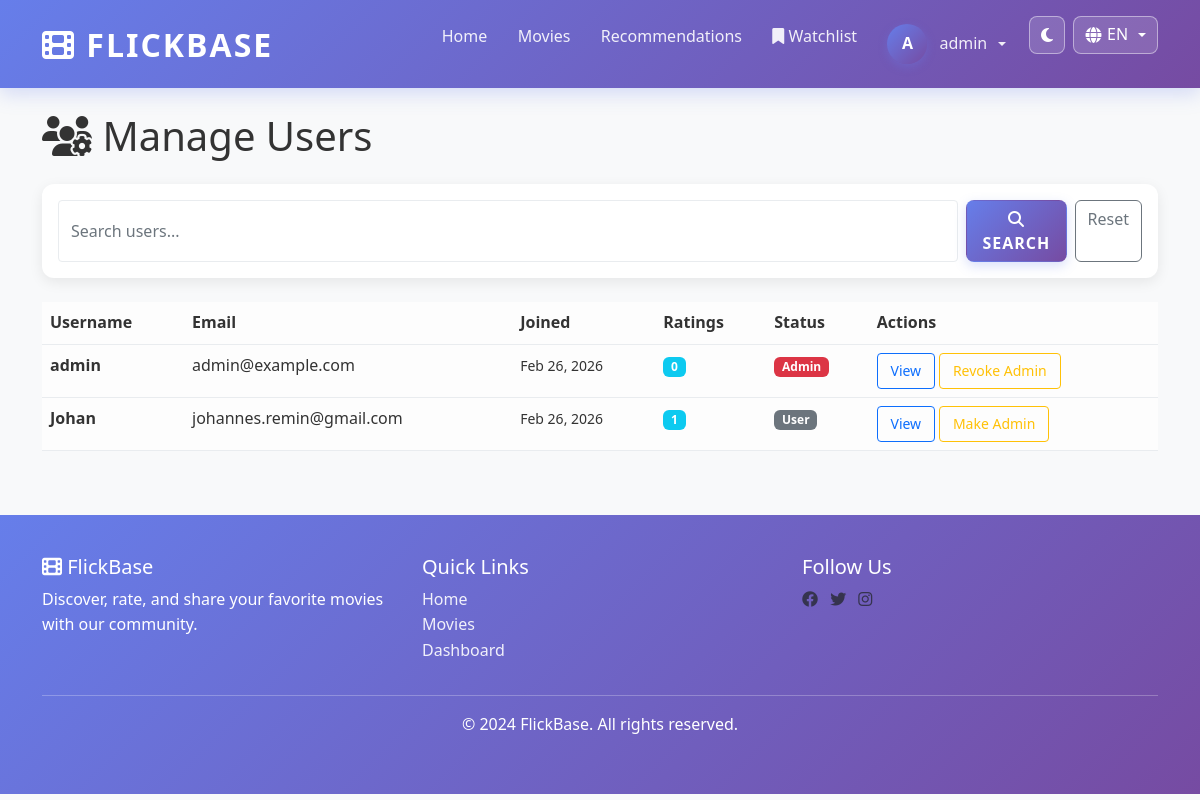
The app's page /admin/users (signed in) with its own data.
### app/models.py (models this page shows, shortened)
class User(UserMixin, db.Model):
    __tablename__ = 'users'
    id = db.Column(db.Integer, primary_key=True)
    username = db.Column(db.String(80), unique=True, nullable=False, index=True)
    email = db.Column(db.String(120), unique=True, nullable=False, index=True)
    password_hash = db.Column(db.String(255), nullable=False)
    is_admin = db.Column(db.Boolean, default=False)
    created_at = db.Column(db.DateTime, default=utcnow)
    updated_at = db.Column(db.DateTime, default=utcnow, onupdate=utcnow)
    ratings = db.relationship('Rating', backref='user', lazy=True, cascade='all, delete-orphan')
    watchlist = db.relationship('Watchlist', backref='user', lazy=True, cascade='all, delete-orphan')

### app/routes/admin.py (the view)
@admin_bp.route('/users')
@login_required
@admin_required
def manage_users():
    page = request.args.get('page', 1, type=int)
    search = request.args.get('search', '').strip()
    query = User.query
    if search:
        query = query.filter(
            (User.username.ilike(f'%{search}%')) |
            (User.email.ilike(f'%{search}%'))
        )
    users = query.order_by(User.created_at.desc()).paginate(page=page, per_page=20)
    return render_template('admin/manage_users.html',
                         users=users,
                         search=search)

### app/i18n.py (called while the page is built)
def get_current_language():
    selected = session.get('lang')
    return selected if selected in SUPPORTED_LANGUAGES else 'en'

def translate(key, lang=None):
    current_lang = lang or get_current_language()
    entry = TRANSLATIONS.get(key, {})
    return entry.get(current_lang) or entry.get('en') or key

### app/routes/admin.py (called while the page is built)
def admin_required(f):
    @wraps(f)
    def decorated_function(*args, **kwargs):
        if not current_user.is_authenticated or not current_user.is_admin:
            flash(t('admin.no_permission'), 'danger')
            return redirect(url_for('movie.home'))
        return f(*args, **kwargs)
    return decorated_function

### app/templates/admin/manage_users.html (shortened to what this page needs)
{% extends "base.html" %}
{% block content %}
<h1 class="mb-4"><i class="fas fa-users-cog"></i> Manage Users</h1>
<div class="card mb-4">
    <div class="card-body">
        <form method="get" class="d-flex gap-2">
            <input type="text" name="search" class="form-control" placeholder="Search users..." value="{{ search }}">
            <button type="submit" class="btn btn-primary">
                <i class="fas fa-search"></i> Search
            </button>
            <a href="{{ url_for('admin.manage_users') }}" class="btn btn-outline-secondary">Reset</a>
        </form>
    </div>
</div>
<div class="table-responsive">
    <table class="table table-hover">
        <thead>
            <tr>
                <th>Username</th>
                <th>Email</th>
                <th>Joined</th>
                <th>Ratings</th>
                <th>Status</th>
                <th>Actions</th>
            </tr>
        </thead>
        <tbody>
            {% for user in users.items %}
            <tr>
                <td><strong>{{ user.username }}</strong></td>
                <td>{{ user.email }}</td>
                <td><small>{{ user.created_at.strftime('%b %d, %Y') }}</small></td>
                <td>
                    {% set rating_count = user.ratings|length %}
                    <span class="badge bg-info">{{ rating_count }}</span>
                </td>
                <td>
                    {% if user.is_admin %}
                    <span class="badge bg-danger">Admin</span>
                    {% else %}
                    <span class="badge bg-secondary">User</span>
                    {% endif %}
                </td>
                <td>
                    <a href="{{ url_for('admin.view_user', user_id=user.id) }}" class="btn btn-sm btn-outline-primary">View</a>
                    <button class="btn btn-sm btn-outline-warning"
                            onclick="toggleAdmin({{ user.id }}, '{{ user.username }}')">
                        {{ 'Revoke' if user.is_admin else 'Make' }} Admin
                    </button>
                </td>
            </tr>
            {% endfor %}
        </tbody>
    </table>
</div>
{% endblock %}

### app/templates/base.html (shortened to what this page needs)
<!DOCTYPE html>
<html lang="{{ current_lang or 'en' }}" data-bs-theme="light">
<head>
    <link href="https://cdn.jsdelivr.net/npm/bootstrap@5.3.0/dist/css/bootstrap.min.css" rel="stylesheet">
    <link rel="stylesheet" href="https://cdnjs.cloudflare.com/ajax/libs/font-awesome/6.4.0/css/all.min.css">
    <link rel="stylesheet" href="{{ url_for('static', filename='css/dark-mode.css') }}">
</head>
<body>
    <nav class="navbar navbar-expand-lg navbar-light sticky-top">
        <div class="container">
            <a class="navbar-brand" href="{{ url_for('movie.home') }}">
                <i class="fas fa-film"></i> FlickBase
            </a>
            <div class="collapse navbar-collapse" id="navbarNav">
                <ul class="navbar-nav ms-auto">
                    <li class="nav-item">
                        <a class="nav-link" href="{{ url_for('movie.home') }}">{{ t('nav.home') }}</a>
                    </li>
                    <li class="nav-item">
                        <a class="nav-link" href="{{ url_for('movie.movies') }}">{{ t('nav.movies') }}</a>
                    </li>
                    {% if current_user.is_authenticated %}
                        <li class="nav-item">
                            <a class="nav-link" href="{{ url_for('movie.recommendations') }}">{{ t('nav.recommendations') }}</a>
                        </li>
                        <li class="nav-item">
                            <a class="nav-link" href="{{ url_for('movie.watchlist') }}">
                                <i class="fas fa-bookmark"></i> {{ t('nav.watchlist') }}
                            </a>
                        </li>
                        <li class="nav-item dropdown">
                            <a class="nav-link dropdown-toggle" href="#" id="userDropdown" role="button" data-bs-toggle="dropdown">
                                <div class="avatar">{{ current_user.username[0].upper() }}</div>
                                {{ current_user.username }}
                            </a>
                        </li>
                    {% endif %}
                    <li class="nav-item ms-2">
                        <button id="themeToggleBtn" class="theme-toggle-btn" type="button" title="{{ t('nav.theme') }}" aria-label="{{ t('nav.theme') }}">
                            <i class="fas fa-moon"></i>
                        </button>
                    </li>
                    <li class="nav-item dropdown ms-2">
                        <button class="lang-switch-btn dropdown-toggle" data-bs-toggle="dropdown" aria-expanded="false" title="{{ t('nav.language') }}">
                            <i class="fas fa-globe"></i> {{ current_lang|upper }}
                        </button>
                    </li>
                </ul>
            </div>
        </div>
    </nav>
    <main class="container my-4">
        {% block content %}{% endblock %}
    </main>
    <footer class="footer mt-5">
        <div class="container">
            <div class="row">
                <div class="col-md-4">
                    <h5><i class="fas fa-film"></i> FlickBase</h5>
                    <p>{{ t('footer.description') }}</p>
                </div>
                <div class="col-md-4">
                    <h5>{{ t('footer.quick_links') }}</h5>
                    <ul class="list-unstyled">
                        <li><a href="{{ url_for('movie.home') }}">{{ t('nav.home') }}</a></li>
                        <li><a href="{{ url_for('movie.movies') }}">{{ t('nav.movies') }}</a></li>
                        {% if current_user.is_authenticated %}
                            <li><a href="{{ url_for('user.dashboard') }}">{{ t('nav.dashboard') }}</a></li>
                        {% endif %}
                    </ul>
                </div>
                <div class="col-md-4">
                    <h5>{{ t('footer.follow_us') }}</h5>
                    <a href="#" class="text-muted me-2"><i class="fab fa-facebook"></i></a>
                    <a href="#" class="text-muted me-2"><i class="fab fa-twitter"></i></a>
                    <a href="#" class="text-muted me-2"><i class="fab fa-instagram"></i></a>
                </div>
            </div>
            <hr class="bg-light">
            <div class="text-center">
                <p>&copy; 2024 FlickBase. {{ t('footer.rights') }}</p>
            </div>
        </div>
    </footer>
</body>
</html>

### app/static/css/dark-mode.css (style rules this page uses)
:root { --theme-accent: #667eea; --theme-accent-2: #764ba2; --theme-danger: #e74c3c; --theme-warning: #fbbf24; --theme-success: #48bb78; }
html[data-bs-theme="light"] { --app-bg: #f8f9fa; --app-text: #333333; --app-surface: #ffffff; --app-border: #e9ecef; --app-muted: #6c757d; --app-navbar: linear-gradient(135deg, #667eea 0%, #764ba2 100%); }
html[data-bs-theme] body { background-color: var(--app-bg); color: var(--app-text); }
html[data-bs-theme] .navbar { background: var(--app-navbar) !important; }
html[data-bs-theme] .card, html[data-bs-theme] .dropdown-menu, html[data-bs-theme] .modal-content, html[data-bs-theme] .list-group-item, html[data-bs-theme] .table, html[data-bs-theme] .alert { background-color: var(--app-surface); color: var(--app-text); border-color: var(--app-border); }
html[data-bs-theme] .card-header, html[data-bs-theme] .card-footer, html[data-bs-theme] .table > :not(caption) > * > * { background-color: color-mix(in srgb, var(--app-surface) 90%, var(--app-border)); border-color: var(--app-border); color: var(--app-text); }
html[data-bs-theme] .form-control, html[data-bs-theme] .form-select, html[data-bs-theme] .input-group-text { background-color: var(--app-surface) !important; color: var(--app-text) !important; border-color: var(--app-border) !important; }
html[data-bs-theme] .form-control::placeholder { color: var(--app-muted); }
.theme-toggle-btn { border: 1px solid rgba(255, 255, 255, 0.45); color: #ffffff; background: rgba(255, 255, 255, 0.14); border-radius: 8px; height: 38px; padding: 0 0.7rem; display: inline-flex; align-items: center; justify-content: center; transition: all 0.2s ease; }

### app/templates/base.html (style rules this page uses)
:root { --primary-color: #667eea; --secondary-color: #764ba2; --success-color: #48bb78; --danger-color: #e74c3c; --warning-color: #fbbf24; --info-color: #4299e1; }
body { font-family: 'Segoe UI', Tahoma, Geneva, Verdana, sans-serif; background-color: #f8f9fa; color: #333333; line-height: 1.6; text-rendering: optimizeLegibility; }
.navbar { background: linear-gradient(135deg, #667eea 0%, #764ba2 100%) !important; box-shadow: 0 6px 18px rgba(102, 126, 234, 0.25); padding: 0.85rem 0; }
.navbar-brand { font-weight: 800; font-size: 2rem; letter-spacing: 2px; color: #ffffff !important; text-transform: uppercase; }
.nav-link { color: rgba(255, 255, 255, 0.9) !important; border-radius: 8px; padding: 0.5rem 0.75rem !important; margin: 0 0.2rem; transition: all 0.2s ease; }
.card { border: none; border-radius: 12px; box-shadow: 0 4px 14px rgba(0, 0, 0, 0.08); transition: transform 0.3s ease, box-shadow 0.3s ease; background-color: #ffffff !important; color: #333333; }
.card-body { color: #333333; }
.btn-primary { background: linear-gradient(135deg, #667eea 0%, #764ba2 100%); border-color: transparent; text-transform: uppercase; font-weight: 600; letter-spacing: 1px; color: white !important; border-radius: 8px; box-shadow: 0 4px 12px rgba(102, 126, 234, 0.25); }
.btn-sm { padding: 0.4rem 0.8rem; font-size: 0.875rem; }
.form-control, .form-select { background-color: #ffffff !important; color: #333333 !important; border: 1px solid #dee2e6 !important; border-radius: 4px; }
.footer { background: linear-gradient(135deg, #667eea 0%, #764ba2 100%); color: white; padding: 2.5rem 0; margin-top: 3rem; }
.footer a { color: rgba(255, 255, 255, 0.9); text-decoration: none; }
.lang-switch-btn { border: 1px solid rgba(255, 255, 255, 0.45); color: #ffffff; background: rgba(255, 255, 255, 0.14); border-radius: 8px; height: 38px; padding: 0 0.7rem; display: inline-flex; align-items: center; gap: 0.35rem; justify-content: center; transition: all 0.2s ease; }
.avatar { width: 40px; height: 40px; border-radius: 50%; background: linear-gradient(135deg, #667eea 0%, #764ba2 100%); display: flex; align-items: center; justify-content: center; color: white; font-weight: 600; box-shadow: 0 3px 10px rgba(102, 126, 234, 0.3); margin-right: 0.35rem; }
#userDropdown { display: inline-flex; align-items: center; gap: 0.4rem; }

### records on screen
User: username "A", username "admin", email "admin@example.com", created_at "Feb 26, 2026", rating_count "0", shows "Admin", is_admin "Revoke"
User: username "Johan", email "johannes.remin@gmail.com", created_at "Feb 26, 2026", id "1", shows "User", is_admin "Make"

### other values on screen
{{ t('nav.home') }} "Home"
{{ t('nav.movies') }} "Movies"
{{ t('nav.recommendations') }} "Recommendations"
{{ t('nav.watchlist') }} "Watchlist"
{{ current_lang|upper }} "EN"
{{ t('footer.description') }} "Discover, rate, and share your favorite movies with our community."
{{ t('footer.quick_links') }} "Quick Links"
{{ t('nav.dashboard') }} "Dashboard"
{{ t('footer.follow_us') }} "Follow Us"
{{ t('footer.rights') }} "All rights reserved."
